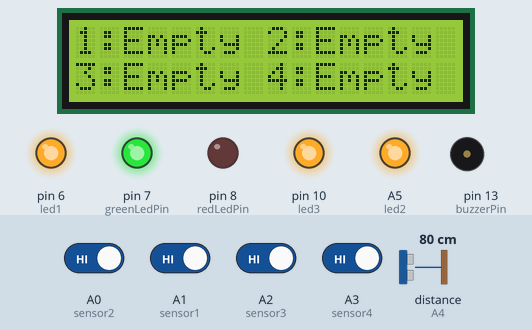
Recording of a sketch running on a simulated Arduino Uno, built with avr-gcc and run on an emulated ATmega328P. Shown: 16×2 character LCD, output pins drawn as LEDs (lit = HIGH), buzzer (waves = sounding, pin HIGH). Wiring (inferred from the names in the program): ultrasonic range finder: trigger pin 9; echo A4. Inputs (shaded band) come from the test bench; at power-on: A0 (sensor2), A1 (sensor1), A2 (sensor3), A3 (sensor4) HIGH, distance to the obstacle (sensor on A4) 80 cm. The echo pulse lasts 58.3 µs per cm; pins used as bus, display or sensor lines are not drawn; what the sketch prints to the serial monitor is not drawn.

Above: at 1.2 s.
1.3 s: A0 (sensor2) driven LOW
At 2.8 s:
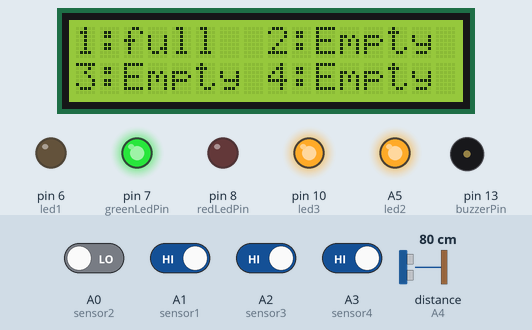
3.5 s: A1 (sensor1) driven LOW
At 6.0 s:
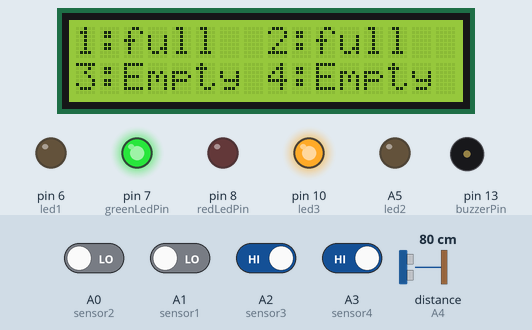
6.6 s: A2 (sensor3) driven LOW
At 9.1 s:
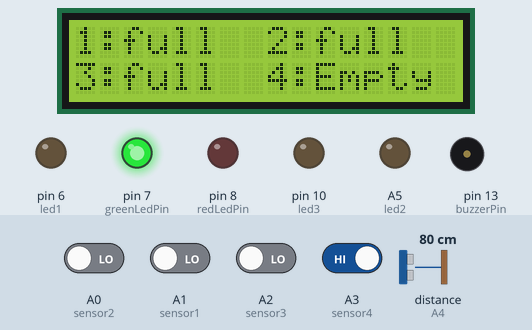
9.6 s: A0 (sensor2) driven HIGH
At 12.3 s:
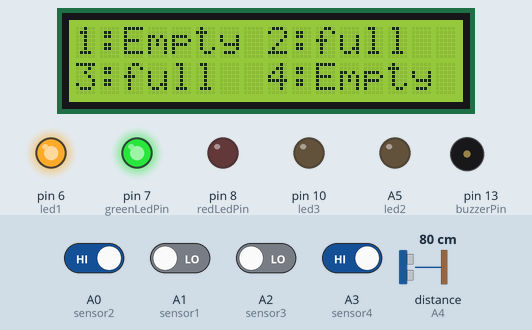
12.6 s: A1 (sensor1) driven HIGH
At 15.3 s:
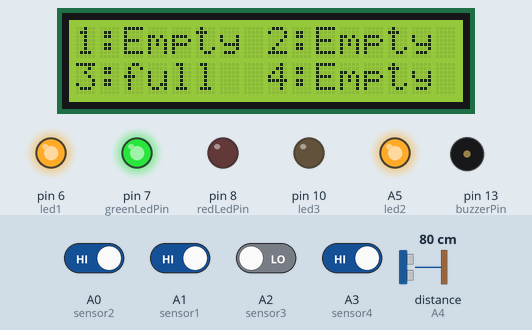
15.6 s: A3 (sensor4) driven LOW
At 17.0 s:
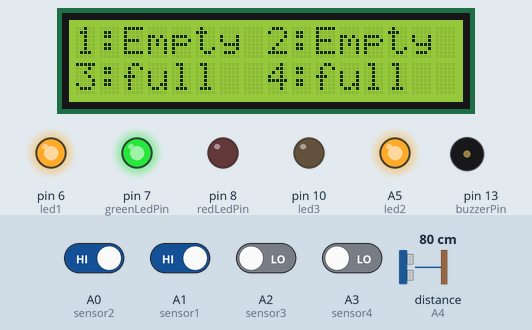
Timing chart, 0 to 18.6 s (numbered marks = the images above; inputs shaded):
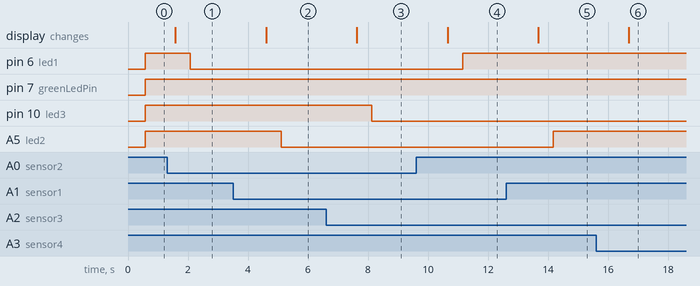

The sketch:

extra_work_lcd.ino
```cpp
#include <LiquidCrystal.h>

const int rs = 12, en = 11, d4 = 5, d5 = 4, d6 = 3, d7 = 2;
LiquidCrystal lcd(rs, en, d4, d5, d6, d7);

const int sensor1 = A1;  // IR sensor 1
const int sensor2 = A0;  // IR sensor 2
const int sensor3 = A2;  // IR sensor 3
const int sensor4 = A3;  // IR sensor 4

const int trigPin = 9;
const int echoPin = A4;
const int greenLedPin = 7;
const int yellowLedPin = 1;
const int redLedPin = 8;
const int buzzerPin = 13;

const int led1 = 6;
const int led2 = A5;
const int led3 = 10;


void setup() {
  lcd.begin(16, 2);  // initialize the lcd
  pinMode(sensor1, INPUT);
  pinMode(sensor2, INPUT);
  pinMode(sensor3, INPUT);
  pinMode(sensor4, INPUT);

  Serial.begin(9600);

  pinMode(trigPin, OUTPUT);
  pinMode(echoPin, INPUT);
  pinMode(greenLedPin, OUTPUT);
  pinMode(yellowLedPin, OUTPUT);
  pinMode(redLedPin, OUTPUT);
  pinMode(buzzerPin, OUTPUT);

  pinMode(led1, OUTPUT);
  pinMode(led2, OUTPUT);
  pinMode(led3, OUTPUT);
}

void loop() {
  // Sensor code
  int status1 = digitalRead(sensor1);
  int status2 = digitalRead(sensor2);
  int status3 = digitalRead(sensor3);
  int status4 = digitalRead(sensor4);

  lcd.clear();
  lcd.setCursor(0, 0);
  lcd.print("1:");
  lcd.print((status2 == LOW) ? "full" : "Empty");

  lcd.setCursor(8, 0);
  lcd.print("2:");
  lcd.print((status1 == LOW) ? "full" : "Empty");

  lcd.setCursor(0, 1);
  lcd.print("3:");
  lcd.print((status3 == LOW) ? "full" : "Empty");

  lcd.setCursor(8, 1);
  lcd.print("4:");
  lcd.print((status4 == LOW) ? "full" : "Empty");

  delay(500);

  if (status1 == LOW) {
    digitalWrite(led2, LOW); // Turn on the LED
  } else {
    digitalWrite(led2, HIGH); // Turn off the LED
  }

  if (status2 == LOW) {
    digitalWrite(led1, LOW); // Turn on the LED
  } else {
    digitalWrite(led1, HIGH); // Turn off the LED
  }

  if (status3 == LOW) {
    digitalWrite(led3, LOW); // Turn on the LED
  } else {
    digitalWrite(led3, HIGH); // Turn off the LED
  }

  // Ultrasonic sensor code
  long duration, distance;

  digitalWrite(trigPin, LOW);
  delayMicroseconds(2);
  digitalWrite(trigPin, HIGH);
  delayMicroseconds(10);
  digitalWrite(trigPin, LOW);

  duration = pulseIn(echoPin, HIGH);
  distance = (duration / 2) / 29.1;

  Serial.print("Distance: ");
  Serial.print(distance);
  Serial.println(" cm");

  // LED and Buzzer control based on distance
  if (distance > 10) {
    digitalWrite(greenLedPin, HIGH);
    digitalWrite(yellowLedPin, LOW);
    digitalWrite(redLedPin, LOW);
  } else if (distance >= 4) {
    digitalWrite(greenLedPin, LOW);
    digitalWrite(yellowLedPin, HIGH);
    digitalWrite(redLedPin, LOW);
  } else if (distance > 1) {
    digitalWrite(greenLedPin, LOW);
    digitalWrite(yellowLedPin, LOW);
    digitalWrite(redLedPin, HIGH);
    digitalWrite(buzzerPin, HIGH);
    delay(500);  // Adjust the delay as needed
    digitalWrite(buzzerPin, LOW);
  } else {
    digitalWrite(greenLedPin, LOW);
    digitalWrite(yellowLedPin, LOW);
    // digitalWrite(redLedPin, HIGH);
    // digitalWrite(buzzerPin, HIGH);
    delay(1000);  // Adjust the delay as needed
    digitalWrite(buzzerPin, LOW);
  }

  delay(1000);
}
```

Measured:
- after the input at 1.3 s, pin 6 (led1): HIGH → LOW after 0.78 s; the display: changes after 0.28 s (image 1)
- after the input at 3.5 s, A5 (led2): HIGH → LOW after 1.6 s; the display: changes after 1.1 s (image 2)
- after the input at 6.6 s, pin 10 (led3): HIGH → LOW after 1.5 s; the display: changes after 1.0 s (image 3)
- after the input at 9.6 s, pin 6 (led1): LOW → HIGH after 1.6 s; the display: changes after 1.1 s (image 4)
- after the input at 12.6 s, A5 (led2): LOW → HIGH after 1.6 s; the display: changes after 1.1 s (image 5)
- after the input at 15.6 s, the display: changes after 1.1 s (image 6)
